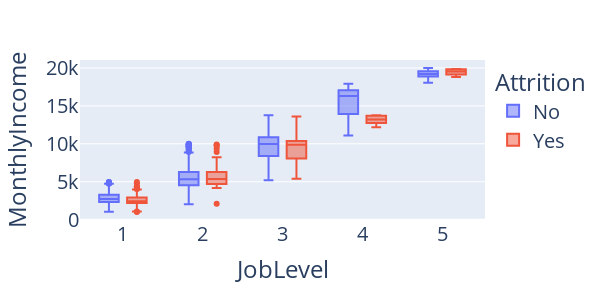

The notebook cell this image was saved under:
### Code cell
import plotly.express as px
fig = px.box(df, x="JobLevel", y="MonthlyIncome", color="Attrition", width=600, height=300, category_orders={"Attrition": ["No", "Yes"]})
fig.update_layout(font=dict(size=20))
fig.show()

### Figure 1 — Plotly figure (JSON) as saved in the notebook; plotly's stock layout.template omitted (floating-point values rounded to 4 significant figures; data arrays with more than 128 entries replaced by an {"elided": "..."} marker saying what was removed)
{"data": [{"alignmentgroup": "True", "hovertemplate": "Attrition=No<br>JobLevel=%{x}<br>MonthlyIncome=%{y}<extra></extra>", "legendgroup": "No", "marker": {"color": "#636efa"}, "name": "No", "notched": false, "offsetgroup": "No", "orientation": "v", "showlegend": true, "type": "box", "x": {"elided": "1233 int values"}, "x0": " ", "xaxis": "x", "y": {"elided": "1233 int values"}, "y0": " ", "yaxis": "y"}, {"alignmentgroup": "True", "hovertemplate": "Attrition=Yes<br>JobLevel=%{x}<br>MonthlyIncome=%{y}<extra></extra>", "legendgroup": "Yes", "marker": {"color": "#EF553B"}, "name": "Yes", "notched": false, "offsetgroup": "Yes", "orientation": "v", "showlegend": true, "type": "box", "x": {"elided": "237 int values"}, "x0": " ", "xaxis": "x", "y": {"elided": "237 int values"}, "y0": " ", "yaxis": "y"}], "layout": {"boxmode": "group", "font": {"size": 20}, "height": 300, "legend": {"title": {"text": "Attrition"}, "tracegroupgap": 0}, "margin": {"t": 60}, "width": 600, "xaxis": {"anchor": "y", "autorange": true, "domain": [0, 1], "range": [0.4615, 5.538], "title": {"text": "JobLevel"}, "type": "linear"}, "yaxis": {"anchor": "x", "autorange": true, "domain": [0, 1], "range": [-46, 21054], "title": {"text": "MonthlyIncome"}, "type": "linear"}}}
